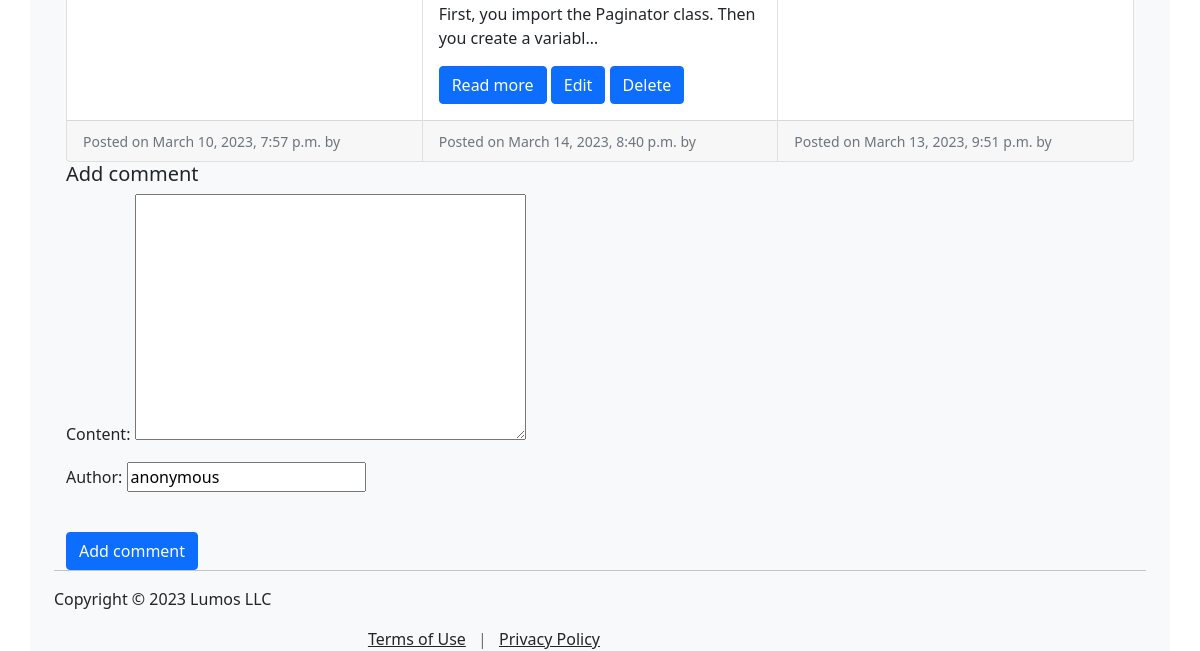
Page /more-add-od/ (lower part) on the earlier database version.
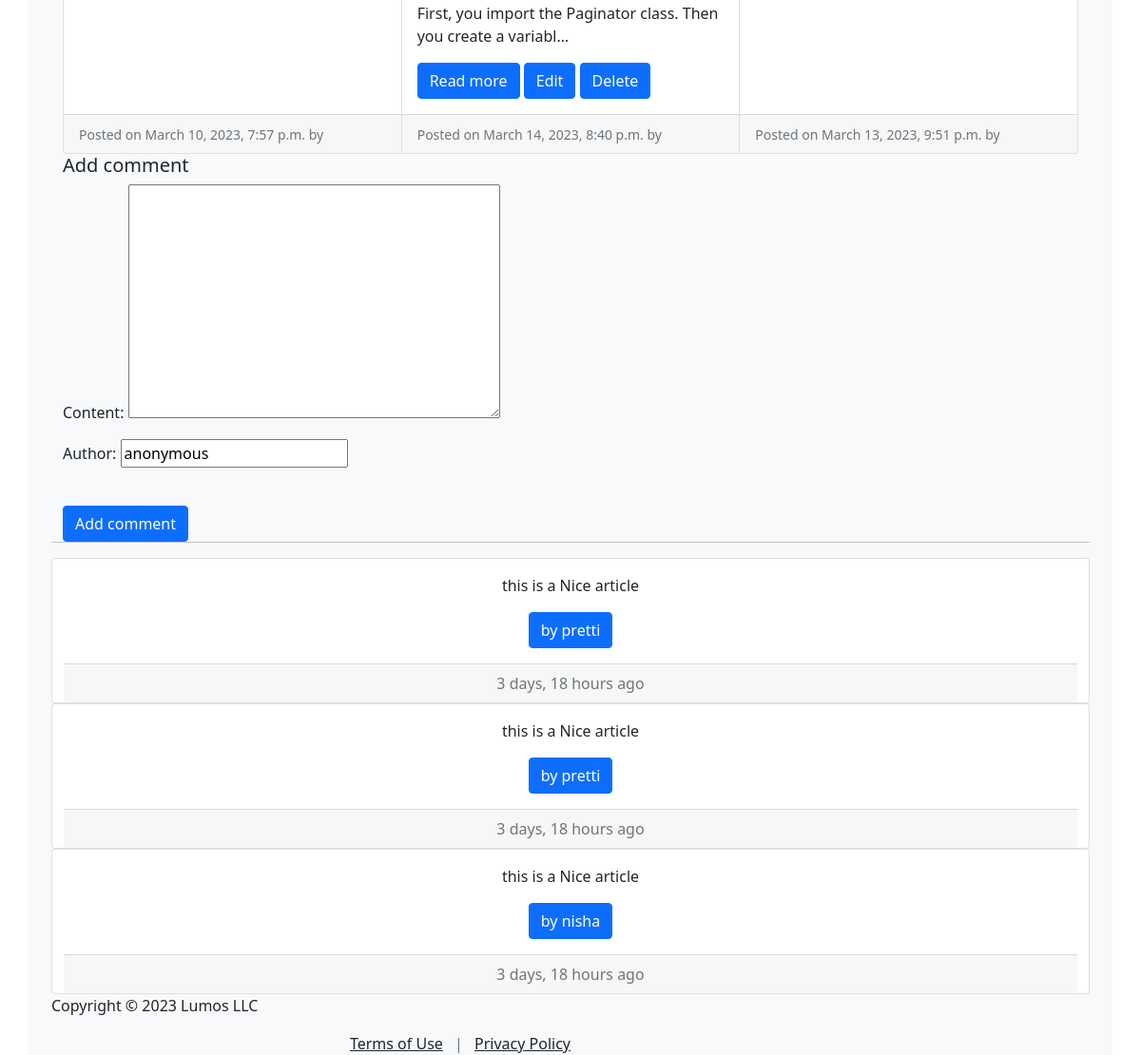
Same page on the later database version.
### blog/models.py (models this page shows, shortened)
class Post(models.Model):
    headline=models.CharField(max_length=255)
    slug=models.CharField(max_length=130, unique=True)
    content=models.TextField()
    created_on=models.DateTimeField('date created', auto_now_add=True)
    updated_on=models.DateTimeField(auto_now=True)
    view_count=models.IntegerField(default=0)
    is_active=models.BooleanField(default=True)
    image = models.ImageField(upload_to="images", blank=True, null=True)
    tags = models.ManyToManyField(to=Tag, related_name="posts", blank=True)
    class Meta:
        ordering = ['-created_on']

class Comment(models.Model):
    post = models.ForeignKey(Post, on_delete=models.CASCADE, related_name='comments')
    author = models.CharField(default='anonymous', max_length = 100)
    content = models.TextField()
    created_on = models.DateTimeField(auto_now_add=True)
    approved_comment = models.BooleanField(default=True)

### blog/views.py (the view)
# urls.py: path('<slug:slug>/', views.post_detail, name='detail'),
def post_detail(request, slug):
    template_name = 'blog/post_detail.html'
    post = get_object_or_404(Post, slug=slug)
    post.view_count = post.view_count+1
    post.updated_on = datetime.now()
    post.save()
    comments = post.comments.filter(approved_comment=True)
    new_comment = None
    if request.method == 'POST':
        comment_form = CommentForm(data=request.POST)
        if comment_form.is_valid():
            new_comment = comment_form.save(commit=False)
            new_comment.post = post
            new_comment.save()
    else:
        comment_form = CommentForm()
    post_tags_ids = post.tags.values_list('id', flat=True)
    similar_posts = Post.objects.filter(is_active=True).filter(tags__in=post_tags_ids).exclude(id=post.id)
    similar_posts = similar_posts.annotate(same_tags=Count('tags')).order_by('-same_tags','-created_on')[:6]
    return render(request, template_name, {'post': post,
                                           'similar_posts': similar_posts,
                                           'comments': comments,
                                           'new_comment': new_comment,
                                           'comment_form': comment_form})

### blog/forms.py
class CommentForm(forms.ModelForm):
    class Meta:
        model = Comment
        fields = ['content','author']
        widget = {
            'author': forms.TextInput(attrs={'class':'form-control'}),
            'content': forms.Textarea(attrs={'class':'form-control'}),
        }

### blog/models.py (called while the page is built)
    def __str__(self):
        return self.title

### blog/templates/blog/post_detail.html (shortened to what this page needs)
{% extends 'base.html' %}
{% block content %}
<div class="container">
  <div>
    <div class="card-group">
      {% for post in similar_posts %}
      <div class="card">
        <div class="card-body">
          <p class="card-text">{{post.content|truncatechars:65}}</p>
          <a href="{% url 'blog:detail' post.slug %}" class="btn btn-primary">Read more</a>
          <a href="{% url 'blog:editpost' post.slug %}" class="btn btn-primary">Edit</a>
          <a href="{% url 'blog:deletepost' post.slug %}" class="btn btn-primary">Delete</a>
        </div>
        <div class="card-footer">
          <small class="text-muted">Posted on {{ post.created_on }} by {{ post.author }}</small>
        </div>
      </div>
      {% endfor %}
    </div>
  </div>
  <div class="row">
    <div class="form-group">
      <h5>Add comment</h5>
      <form method="POST" class="post-form">{% csrf_token %}
        {{ comment_form.as_p }} <br />
        <button type="submit" class="btn btn-primary">Add comment</button>
    </div>
    <hr />
    {% for comment in comments %}
    <div class="card text-center">
      <div class="card-body">
          <p class="card-text">{{comment.content | safe}}</p>
          <a href="#" class="btn btn-primary">by {{comment.author}}</a>
      </div>
      <div class="card-footer text-muted">{{comment.created_on |timesince}} ago</div>
  </div>
    {% endfor %}
  </div>
</div>
{% endblock %}

Differences in the rows shown:
added Comment: content "this is a Nice article", author "pretti", created_on "3 days, 18 hours"
added Comment: content "this is a Nice article", author "pretti", created_on "3 days, 18 hours"
added Comment: content "this is a Nice article", author "nisha", created_on "3 days, 18 hours"
